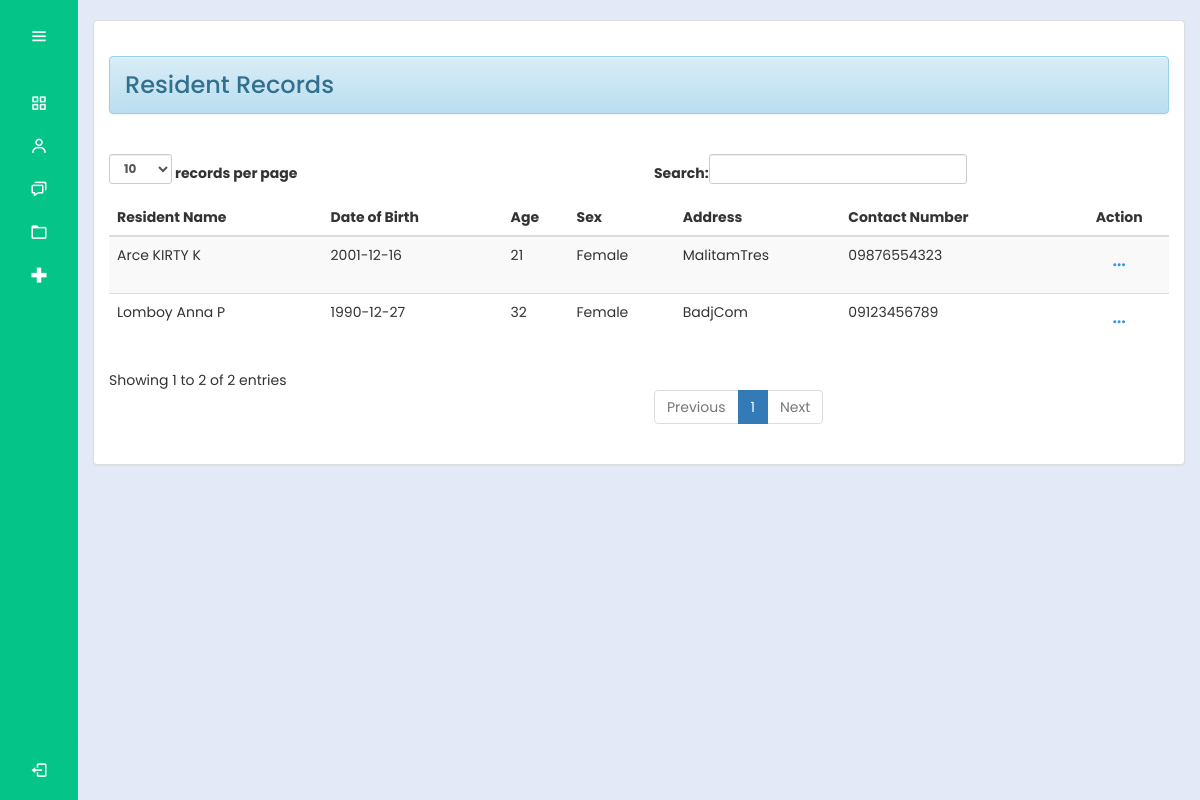
Page /bhw/userRecMed.php (signed in) on the committed database.
### tables this page shows
CREATE TABLE `residentrecords` (
  `residentId` int(30) NOT NULL,
  `productId` int(30) NOT NULL,
  `lastName` varchar(200) NOT NULL,
  `firstName` varchar(200) NOT NULL,
  `middleName` varchar(200) NOT NULL,
  `dateBirth` date NOT NULL,
  `age` int(10) NOT NULL,
  `sex` varchar(10) NOT NULL,
  `civilStatus` varchar(20) NOT NULL,
  `address` varchar(100) NOT NULL,
  `contactNumber` varchar(11) NOT NULL
);

### bhw/userRecMed.php (the view, shortened to what this page needs)
<?php
@include "../connection/connect.php";
if(isset($_SESSION['user_data'])){
?>
<!DOCTYPE html>
<html lang="en">
<head>
  <link rel="stylesheet" href="../cssmainmenu/style.css">
  <link href='https://unpkg.com/boxicons@2.1.4/css/boxicons.min.css' rel='stylesheet'>
  <link rel = "stylesheet" type = "text/css" href = "../css/bootstrap.css " />
  <link rel = "stylesheet" type = "text/css" href = "../css/style.css" />
<link rel="stylesheet" href="https://maxcdn.bootstrapcdn.com/bootstrap/3.3.5/css/bootstrap-theme.min.css">
<link rel="stylesheet" href="https://cdnjs.cloudflare.com/ajax/libs/font-awesome/6.4.2/css/all.min.css">
</head>
<body>
<?php try {
    include_once('side_menu.php');
} catch (Exception $e) {
    echo "Error: " . $e->getMessage();
}
 ?>
      <section class="home-section">
     <br>
          <div class = "container-fluid">
            <div class = "panel panel-default">
              <div class = "panel-body">
                <h3><div class = "alert alert-info">Resident Records</div></h3>
                <br />
              <table id = "table" class = "table table-striped table-hover">
                <thead>
                  <tr>
                    <th>Resident Name</th>
                    <th>Date of Birth</th>
                    <th>Age</th>
                    <th>Sex</th>
                    <th>Address</th>
                    <th>Contact Number</th>
                    <th style="text-align: center;">Action</th>
                  </tr>
                </thead>
              <tbody>
              <?php
                $query = $mysqli->query("SELECT * FROM `residentrecords`") or die(mysqli_error());
                while($fetch = $query->fetch_array()){
              ?>
					  	<tr>
                <td><?php echo $fetch['lastName'] . ' ' . $fetch['firstName'] . ' ' . $fetch['middleName']; ?></td>
                <td><?php echo $fetch['dateBirth']?></td>
                <td><?php echo $fetch['age']?></td>
                <td><?php echo $fetch['sex']?></td>
                <td><?php echo $fetch['address']?></td>
                <td><?php echo $fetch['contactNumber']?></td>
                <td style="text-align: center;">
                          <div class="dropdown">
                        <button class="dropbtn"><i class="fa-solid fa-ellipsis"></i></button>
                      </td>
              </tr>
            <?php
              }
            ?>
            </tbody>
          </table>
        </div>
		</div>
	</div>
  </section>
</body>
</html>
<?php
}
else{
	header("Location:.././index.php?error=UnAuthorized Access");
}

### cssmainmenu/style.css (style rules this page uses)
:root { --color-default: #04c487; --color-second:#04c487; --color-white:#fff; --color-body:#e4e9f7; --color-light:#e0e0e0; }
* { padding: 0%; margin: 0%; box-sizing: border-box; font-family: 'Poppins', sans-serif; }
body { min-height: 100vh; }
.home-section { position: relative; background-color: var(--color-body); min-height: 100vh; top:0; left:78px; width: calc(100% - 78px); transition: all .5s ease; z-index: 2; }

### css/style.css (style rules this page uses)
body { font-family: Arial, sans-serif; }

### bhw/userRecMed.php (style rules this page uses)
.dropdown { position: relative; display: inline-block; }
.dropbtn { background: transparent; color: #3498db; padding: 10px; border: none; cursor: pointer; }

### rows in the picture
residentrecords: lastName "Lomboy", firstName "Anna", middleName "P", dateBirth "1990-12-27", age "32", sex "Female", address "BadjCom", contactNumber "09123456789"
residentrecords: lastName "Arce", firstName "KIRTY", middleName "K", dateBirth "2001-12-16", age "21", sex "Female", address "MalitamTres", contactNumber "09876554323"
